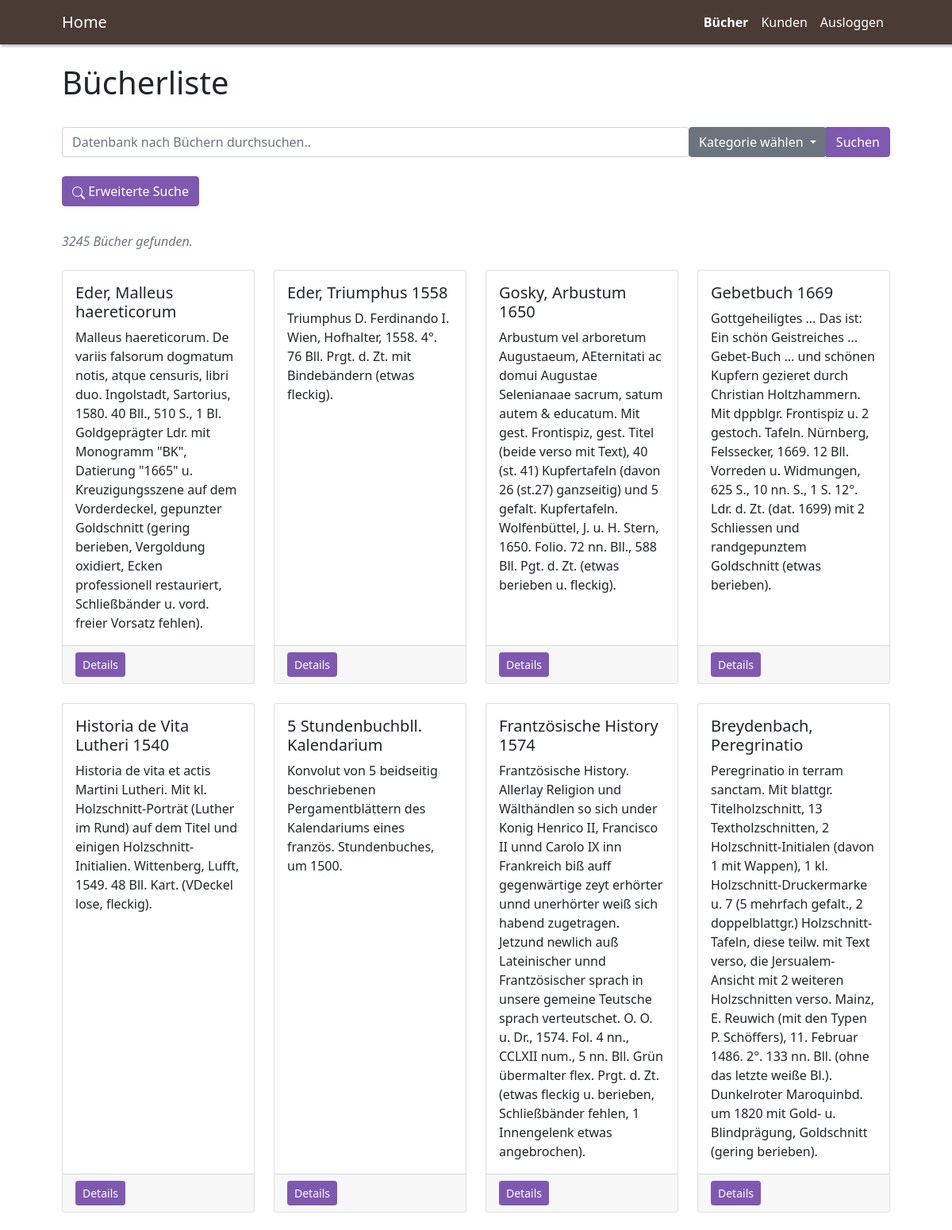
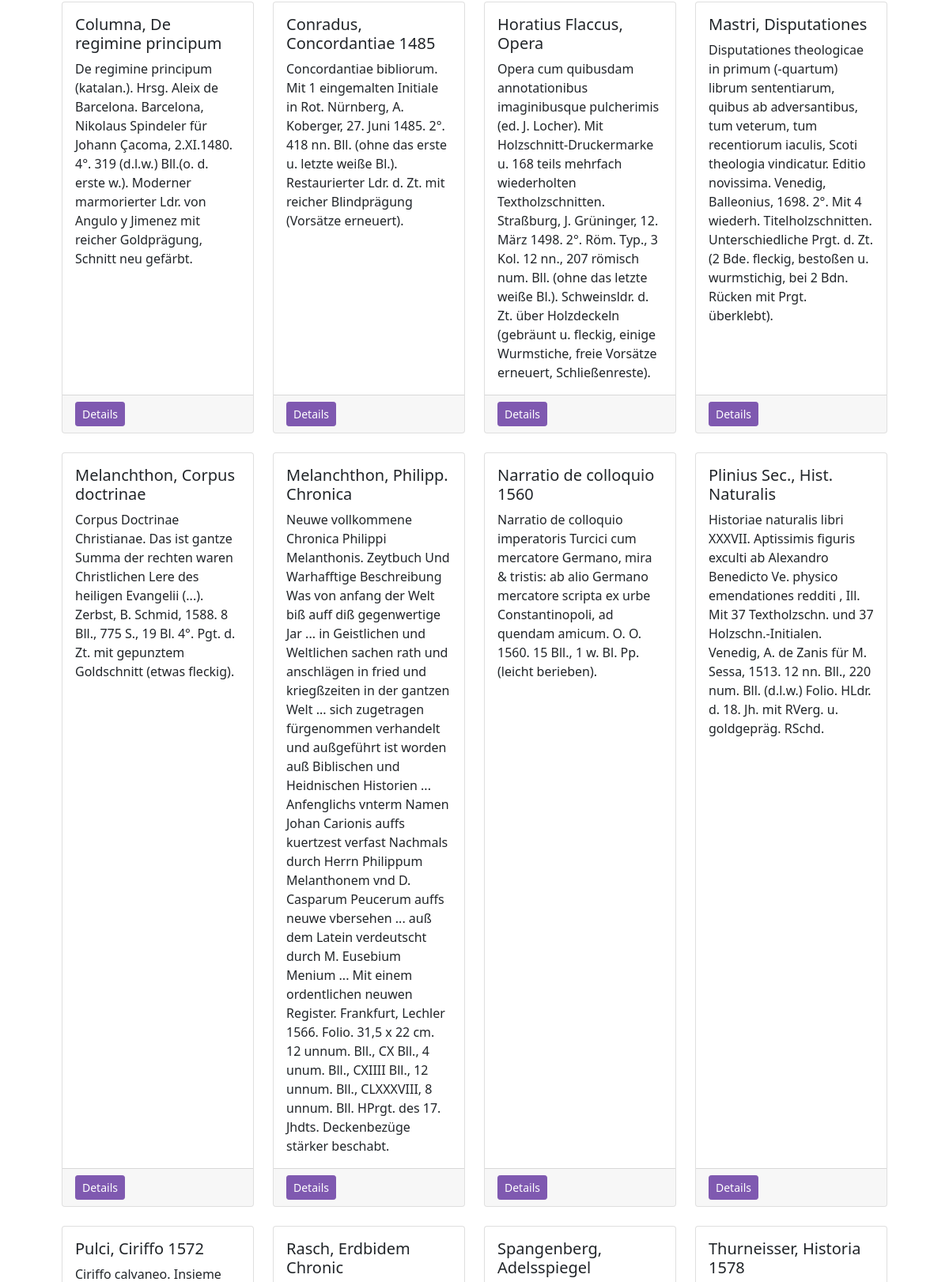
The page /index.php?view=viewBook&page=2 (signed in, upper part) on the database its author committed (2 pictures, top to bottom).
### tables this page shows
CREATE TABLE `buecher` (
  `id` int(10) unsigned NOT NULL,
  `katalog` int(11) NOT NULL,
  `nummer` int(11) NOT NULL,
  `kurztitle` text NOT NULL,
  `kategorie` int(11) NOT NULL,
  `verkauft` tinyint(1) NOT NULL,
  `kaufer` int(11) NOT NULL,
  `autor` text NOT NULL,
  `title` text NOT NULL,
  `sprache` varchar(250) NOT NULL,
  `foto` varchar(250) NOT NULL,
  `verfasser` int(11) NOT NULL,
  `zustand` char(1) NOT NULL
);

### controller/BookController.php (called while the page is built, shortened)
<?php
class BookController
{
    public function loadBooks($start, $limit, $db)
    {
        $Books = new Book();
        $Books = $Books->get_data($start, $limit, $db);
        return $Books;
    }
}
?>

### model/book.php (called while the page is built, shortened)
<?php
class Book{
    public function get_data($start,$limit,$db){
        $countrecords = $db->query("SELECT COUNT(*) FROM buecher");
        $countrecords = $countrecords->fetchColumn();
        $stmt = $db->prepare("SELECT * FROM buecher LIMIT $start, $limit");
        $stmt->execute();
        return array($countrecords,$stmt->fetchAll(PDO::FETCH_CLASS, "Book"));
    }
}
?>

### view/viewBook.inc.php (shortened to what this page needs)
<br>
<h1>Bücherliste</h1>
<?php
require_once('controller/BookController.php');
require_once('helpers/paginationmanagement.php');
include 'model/book.php';
include 'helpers/searchmanagement.inc.php';
$db = Database::getInstance();
$countOfResults = 20;
$paginationsystem = new paginationmanagement($countOfResults);
$start = $paginationsystem->get_start();
$limit = $paginationsystem->get_limit();
$books  = new BookController($db);
$result = $books->loadBooks($start, $limit, $db);
$totalcounts = $result[0];
$books = $result[1];
?>
<br>
<form method="get" action="#">
    <div class="input-group">
        <p class="text-secondary py-2" style="font-style: italic"><?php echo $totalcounts?> Bücher gefunden.</p>
        <div class="row gx-4 gx-lg-4">
            <?php foreach ($books as $book) : ?>
                <div class="col-md-3 mb-4">
                    <div class="card h-100">
                        <div class="card-body">
                            <h5 class="card-title"><?php echo ($book->kurztitle); ?></h5>
                            <p class="card-text"><?php echo ($book->title) ?></p>
                        </div>
                        <div class="card-footer"><a class="btn btn-primary btn-sm" href="#!" data-bs-toggle="modal" data-bs-target="#id<?php echo $book->id ?>">Details</a></div>
                    </div>
                </div>
            <?php endforeach; ?>
        </div>
</form>

### rows shown on the page
buecher: kurztitle "Eder, Malleus haereticorum", title "Malleus haereticorum. De variis falsorum dogmatum notis, atque censuris, libri duo. Ingolstadt, Sartorius, 1580. 40 Bll., 510 S., 1 Bl. Goldgeprägter Ldr. mit Monogramm \"BK\", Datierung \"1665\" u. Kreuzigungsszene auf dem Vorderdeckel, gepunzter Goldschnitt (gering berieben, Vergoldung oxidiert, Ecken professionell restauriert, Schließbänder u. vord. freier Vorsatz fehlen)."
buecher: kurztitle "Eder, Triumphus 1558", title "Triumphus D. Ferdinando I. Wien, Hofhalter, 1558. 4°. 76 Bll. Prgt. d. Zt. mit Bindebändern (etwas fleckig)."
buecher: kurztitle "Gosky, Arbustum 1650", title "Arbustum vel arboretum Augustaeum, AEternitati ac domui Augustae Selenianaae sacrum, satum autem & educatum. Mit gest. Frontispiz, gest. Titel (beide verso mit Text), 40 (st. 41) Kupfertafeln (davon 26 (st.27) ganzseitig) und 5 gefalt. Kupfertafeln. Wolfenbüttel, J. u. H. Stern, 1650. Folio. 72 nn. Bll., 588 Bll. Pgt. d. Zt. (etwas berieben u. fleckig)."
buecher: kurztitle "Gebetbuch 1669", title "Gottgeheiligtes ... Das ist: Ein schön Geistreiches ... Gebet-Buch ... und schönen Kupfern gezieret durch Christian Holtzhammern. Mit dppblgr. Frontispiz u. 2 gestoch. Tafeln. Nürnberg, Felssecker, 1669. 12 Bll. Vorreden u. Widmungen, 625 S., 10 nn. S., 1 S. 12°. Ldr. d. Zt. (dat. 1699) mit 2 Schliessen und randgepunztem Goldschnitt (etwas berieben)."
buecher: kurztitle "Historia de Vita Lutheri 1540", title "Historia de vita et actis Martini Lutheri. Mit kl. Holzschnitt-Porträt (Luther im Rund) auf dem Titel und einigen Holzschnitt-Initialien. Wittenberg, Lufft, 1549. 48 Bll. Kart. (VDeckel lose, fleckig)."
buecher: kurztitle "5 Stundenbuchbll. Kalendarium", title "Konvolut von 5 beidseitig beschriebenen Pergamentblättern des Kalendariums eines französ. Stundenbuches, um 1500."
buecher: kurztitle "Frantzösische History 1574", title "Frantzösische History. Allerlay Religion und Wälthändlen so sich under Konig Henrico II, Francisco II unnd Carolo IX inn Frankreich biß auff gegenwärtige zeyt erhörter unnd unerhörter weiß sich habend zugetragen. Jetzund newlich auß Lateinischer unnd Frantzösischer sprach in unsere gemeine Teutsche sprach verteutschet. O. O. u. Dr., 1574. Fol. 4 nn., CCLXII num., 5 nn. Bll. Grün übermalter flex. Prgt. d. Zt. (etwas fleckig u. berieben, Schließbänder fehlen, 1 Innengelenk etwas angebrochen)."
buecher: kurztitle "Breydenbach, Peregrinatio", title "Peregrinatio in terram sanctam. Mit blattgr. Titelholzschnitt, 13 Textholzschnitten, 2 Holzschnitt-Initialen (davon 1 mit Wappen), 1 kl. Holzschnitt-Druckermarke u. 7 (5 mehrfach gefalt., 2 doppelblattgr.) Holzschnitt-Tafeln, diese teilw. mit Text verso, die Jersualem-Ansicht mit 2 weiteren Holzschnitten verso. Mainz, E. Reuwich (mit den Typen P. Schöffers), 11. Februar 1486. 2°. 133 nn. Bll. (ohne das letzte weiße Bl.). Dunkelroter Maroquinbd. um 1820 mit Gold- u. Blindprägung, Goldschnitt (gering berieben)."
buecher: kurztitle "Columna, De regimine principum", title "De regimine principum (katalan.). Hrsg. Aleix de Barcelona. Barcelona, Nikolaus Spindeler für Johann Çacoma, 2.XI.1480. 4°. 319 (d.l.w.) Bll.(o. d. erste w.). Moderner marmorierter Ldr. von Angulo y Jimenez mit reicher Goldprägung, Schnitt neu gefärbt."
buecher: kurztitle "Conradus, Concordantiae 1485", title "Concordantiae bibliorum. Mit 1 eingemalten Initiale in Rot. Nürnberg, A. Koberger, 27. Juni 1485. 2°. 418 nn. Bll. (ohne das erste u. letzte weiße Bl.). Restaurierter Ldr. d. Zt. mit reicher Blindprägung (Vorsätze erneuert)."
buecher: kurztitle "Horatius Flaccus, Opera", title "Opera cum quibusdam annotationibus imaginibusque pulcherimis (ed. J. Locher). Mit Holzschnitt-Druckermarke u. 168 teils mehrfach wiederholten Textholzschnitten. Straßburg, J. Grüninger, 12. März 1498. 2°. Röm. Typ., 3 Kol. 12 nn., 207 römisch num. Bll. (ohne das letzte weiße Bl.). Schweinsldr. d. Zt. über Holzdeckeln (gebräunt u. fleckig, einige Wurmstiche, freie Vorsätze erneuert, Schließenreste)."
buecher: kurztitle "Mastri, Disputationes", title "Disputationes theologicae in primum (-quartum) librum sententiarum, quibus ab adversantibus, tum veterum, tum recentiorum iaculis, Scoti theologia vindicatur. Editio novissima. Venedig, Balleonius, 1698. 2°. Mit 4 wiederh. Titelholzschnitten. Unterschiedliche Prgt. d. Zt. (2 Bde. fleckig, bestoßen u. wurmstichig, bei 2 Bdn. Rücken mit Prgt. überklebt)."
buecher: kurztitle "Melanchthon, Corpus doctrinae", title "Corpus Doctrinae Christianae. Das ist gantze Summa der rechten waren Christlichen Lere des heiligen Evangelii (...). Zerbst, B. Schmid, 1588. 8 Bll., 775 S., 19 Bl. 4°. Pgt. d. Zt. mit gepunztem Goldschnitt (etwas fleckig)."
buecher: kurztitle "Melanchthon, Philipp. Chronica", title "Neuwe vollkommene Chronica Philippi Melanthonis. Zeytbuch Und Warhafftige Beschreibung Was von anfang der Welt biß auff diß gegenwertige Jar ... in Geistlichen und Weltlichen sachen rath und anschlägen in fried und kriegßzeiten in der gantzen Welt ... sich zugetragen fürgenommen verhandelt und außgeführt ist worden auß Biblischen und Heidnischen Historien ... Anfenglichs vnterm Namen Johan Carionis auffs kuertzest verfast Nachmals durch Herrn Philippum Melanthonem vnd D. Casparum Peucerum auffs neuwe vbersehen ... auß dem Latein verdeutscht durch M. Eusebium Menium ... Mit einem ordentlichen neuwen Register. Frankfurt, Lechler 1566. Folio. 31,5 x 22 cm. 12 unnum. Bll., CX Bll., 4 unum.…"
buecher: kurztitle "Narratio de colloquio 1560", title "Narratio de colloquio imperatoris Turcici cum mercatore Germano, mira & tristis: ab alio Germano mercatore scripta ex urbe Constantinopoli, ad quendam amicum. O. O. 1560. 15 Bll., 1 w. Bl. Pp. (leicht berieben)."
buecher: kurztitle "Plinius Sec., Hist. Naturalis", title "Historiae naturalis libri XXXVII. Aptissimis figuris exculti ab Alexandro Benedicto Ve. physico emendationes redditi , Ill. Mit 37 Textholzschn. und 37 Holzschn.-Initialen. Venedig, A. de Zanis für M. Sessa, 1513. 12 nn. Bll., 220 num. Bll. (d.l.w.) Folio. HLdr. d. 18. Jh. mit RVerg. u. goldgepräg. RSchd."
buecher: kurztitle "Pulci, Ciriffo 1572"
buecher: kurztitle "Rasch, Erdbidem Chronic"
buecher: kurztitle "Spangenberg, Adelsspiegel"
buecher: kurztitle "Thurneisser, Historia 1578"

### other values the page prints
$value "Bücher"
$value "Kunden"
$value "Ausloggen"
$totalcounts "3245"
